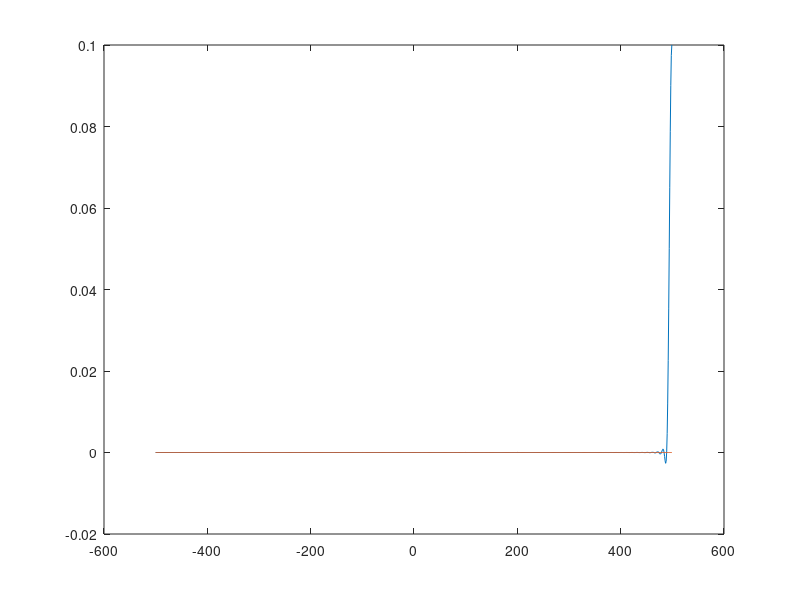
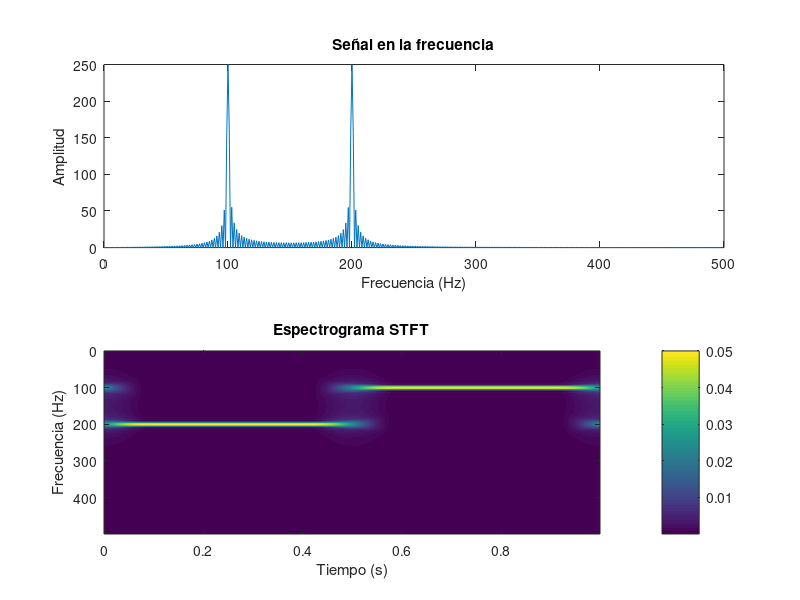

Source code (MATLAB) for these figures, in order:
Fs = 1000;                  % Frecuencia de muestreo
Ts = 1/Fs;                  % Intervalo de muestreo
t = 0:Ts:1-Ts;              % Vector de tiempo
N = length(t);              % Longitud de la señal
% Vector de frecuencias
k = (-Fs/2:Fs/N:Fs/2 - Fs/N);               % Vector de frecuencias centrado

f1 = 200;                    % Frecuencia de la señal
f2 = 100;                   % Frecuencia de la señal
% Crear la señal

x = zeros(1, N);                % Inicializar la señal con ceros
half_point = round(N / 2);       % Punto intermedio del tiempo

% Primera mitad de la señal (10 Hz)
x(1:half_point) = cos(2*pi*f1*t(1:half_point));

% Segunda mitad de la señal (30 Hz)
x(half_point+1:end) = cos(2*pi*f2*t(half_point+1:end));

x_f = fftshift(fft(x));
% Parámetros para la STFT
STFT = zeros(N, N);         % Matriz para almacenar el resultado de la STFT
l = length(t) / 2;          % Ventana centrada
T = 0.2;

% Calcular la STFT
for f = 1:N                           % Desplazamiento de la ventana
    g = 1/2 * T * sinc((k-k(f))*T) + 1/4*T * sinc(((k-k(f))-1/T) *T) + 1/4*T * sinc((k-k(f)+1/T) *T);
    x_v = x_f .* g;                           % Multiplicación de la señal por la ventana
    STFT(f, :) = ifft(x_v);        % FFT y fftshift para centrar la frecuencia
end

figure;
plot(k, g);
hold on;
plot(k, x_v);
hold off;
k_2 = 0: Fs/N: Fs/2 -1;
%Graficar la señal original y su STFT
figure;
subplot(2,1,1);
plot(k_2, abs(x_f(N/2+1:end)));
title('Señal en la frecuencia');
xlabel('Frecuencia (Hz)');
ylabel('Amplitud');

% Mostrar el espectrograma (STFT en función del tiempo y frecuencia)
subplot(2,1,2);
imagesc(t, k_2, abs(STFT(N/2+1:end,:)));   % Magnitud de la STFT
% Invertir el eje de frecuencias (frecuencias más altas abajo)
set(gca, 'YDir', 'reverse');  % Ahora las frecuencias altas estarán abajo

xlabel('Tiempo (s)');
ylabel('Frecuencia (Hz)');
title('Espectrograma STFT');
colorbar;